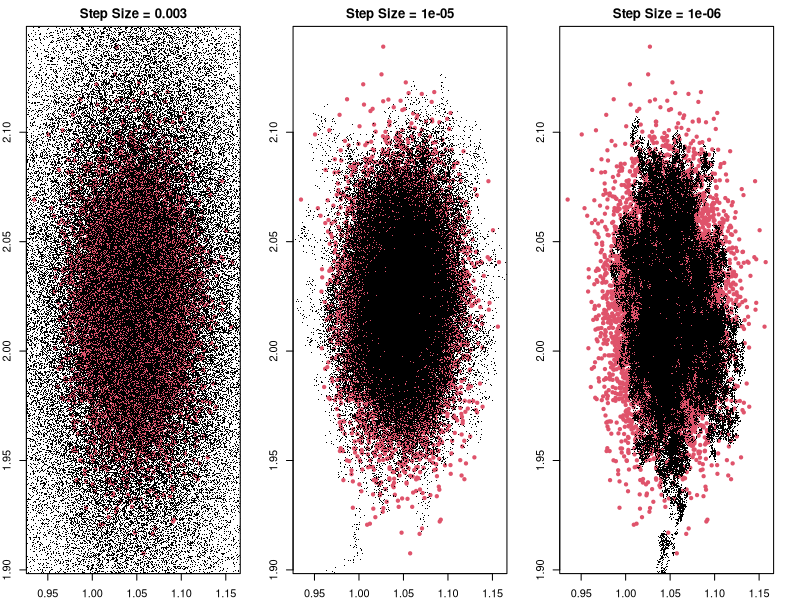
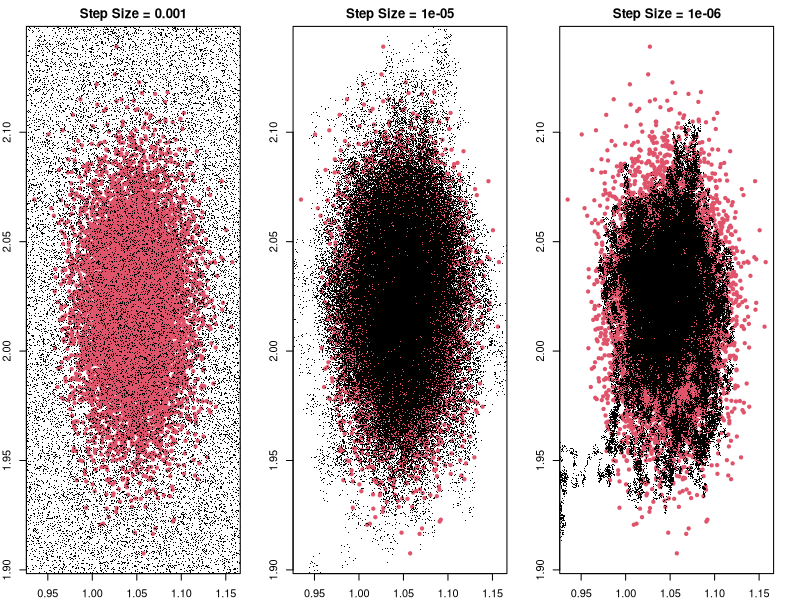

Source code (R) for these figures, in order:
library(MASS)
library(mvtnorm)
library(ggplot2)

set.seed(1)
beta_true <- c(1, 2)
N <- 1000
p <- 2 # Length of beta
X <- matrix(rnorm(N*p), N, p)
y <- X%*%beta_true + rnorm(N, 0, 1)

get_grad_U <- function(beta, X, y, N, n) {
  grad_log_prior <- beta
  grad_log_like <- t(X)%*%(y - X%*%beta)
  grad_log_post <- grad_log_prior + N/n * grad_log_like
  return(grad_log_post)
}

sgld <- function(X, y, n_iter, step_size, batch_size) {
  N <- nrow(X)
  n <- batch_size
  p <- ncol(X)
  
  beta <- rep(0, p)
  
  samples <- matrix(0, n_iter, p)
  
  for (t in 1:n_iter) {
    indicies <- sample(1:N, n)
    X_batch <- X[indicies, ]
    y_batch <- y[indicies]
    
    grad_log_post <- get_grad_U(beta, X_batch, y_batch, N, n)
    
    epsilon_t <- step_size
    eta <- rnorm(p, 0, sqrt(epsilon_t))
    
    delta <- epsilon_t/2 * grad_log_post + eta
    
    beta <- beta + delta
    
    samples[t, ] <- beta
  }
  return(samples)
}

ULA <- function(X, y, n_iter, step_size) {
  
  p <- ncol(X)
  
  beta <- rep(0, p)
  
  samples <- matrix(0, n_iter, p)
  
  for (t in 1:n_iter) {
    
    grad_log_post <- get_grad_U(beta, X, y, N, N)
    
    epsilon_t <- step_size
    
    eta <- rnorm(p, 0, sqrt(epsilon_t))
    
    delta <- epsilon_t/2 * grad_log_post + eta
    
    beta <- beta + delta
    
    samples[t, ] <- beta
  }
  return(samples)
}

#__ULA__#
n_iter <- 10^5
step_size_1 <- .003
start.time <- Sys.time()
samples_ULA_1 <- ULA(X, y, n_iter, step_size_1)
step_size_2 <- .00001
samples_ULA_2 <- ULA(X, y, n_iter, step_size_2)
step_size_3 <- 0.000001
samples_ULA_3 <- ULA(X, y, n_iter, step_size_3)
end.time <- Sys.time()
time.taken <- end.time - start.time
time.taken

# The exact posterior (a rare case where you can find this)
Cov_post <- solve(t(X)%*%X + diag(1,p,p))
mu_post <- Cov_post %*% t(X)%*%y
exact_post <- mvtnorm::rmvnorm(10^4, mean = mu_post, sigma = Cov_post)

par(mfrow=c(1,3), mar=c(2,2,2,2))
plot(exact_post, col = 2, pch=20, xlab = "", ylab = "", main = sprintf("Step Size = %g", step_size_1))
points(samples_ULA_1, pch=".")
plot(exact_post, col = 2, pch=20, xlab = "", ylab = "", main = sprintf("Step Size = %g", step_size_2))
points(samples_ULA_2, pch=".")
plot(exact_post, col = 2, pch=20, xlab = "", ylab = "", main = sprintf("Step Size = %g", step_size_3))
points(samples_ULA_3, pch=".")

## If you want to see estimates of the parameters take a look at the posterior mean
colMeans(samples_ULA_2) 
beta_true

#__SGLD__#
batch_size <- 10
step_size_1 <- .001
start.time <- Sys.time()
samples_SGLD_1 <- sgld(X, y, n_iter, step_size_1, batch_size)
step_size_2 <- .00001
samples_SGLD_2 <- sgld(X, y, n_iter, step_size_2, batch_size)
step_size_3 <- 0.000001
samples_SGLD_3 <- sgld(X, y, n_iter, step_size_3, batch_size)
end.time <- Sys.time()
time.taken <- end.time - start.time
time.taken

par(mfrow=c(1,3), mar=c(2,2,2,2))
plot(exact_post, col = 2, pch=20, xlab = "", ylab = "", main = sprintf("Step Size = %g", step_size_1))
points(samples_SGLD_1, pch=".")
plot(exact_post, col = 2, pch=20, xlab = "", ylab = "", main = sprintf("Step Size = %g", step_size_2))
points(samples_SGLD_2, pch=".")
plot(exact_post, col = 2, pch=20, xlab = "", ylab = "", main = sprintf("Step Size = %g", step_size_3))
points(samples_SGLD_3, pch=".")

colMeans(samples_SGLD_2) 
beta_true